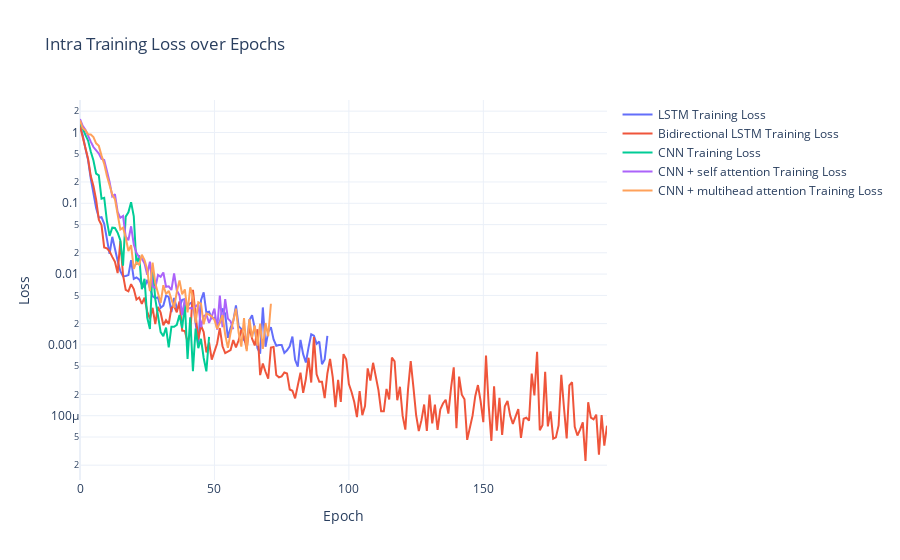

Here is the notebook cell this chart was saved with:
### Code cell
import plotly.graph_objects as go
fig = go.Figure()
for name, training in intra_training_progress.items():
    fig.add_trace(go.Scatter(x=np.arange(EPOCHS), y=training.history["loss"], mode='lines', name=f"{name} Training Loss"))


# Customize layout
fig.update_layout(
    title='Intra Training Loss over Epochs',
    xaxis_title='Epoch',
    yaxis_title='Loss',
    yaxis_type='log',         # <-- this makes the y-axis logarithmic
    template='plotly_white'
)

# Show the plot
fig.show()
